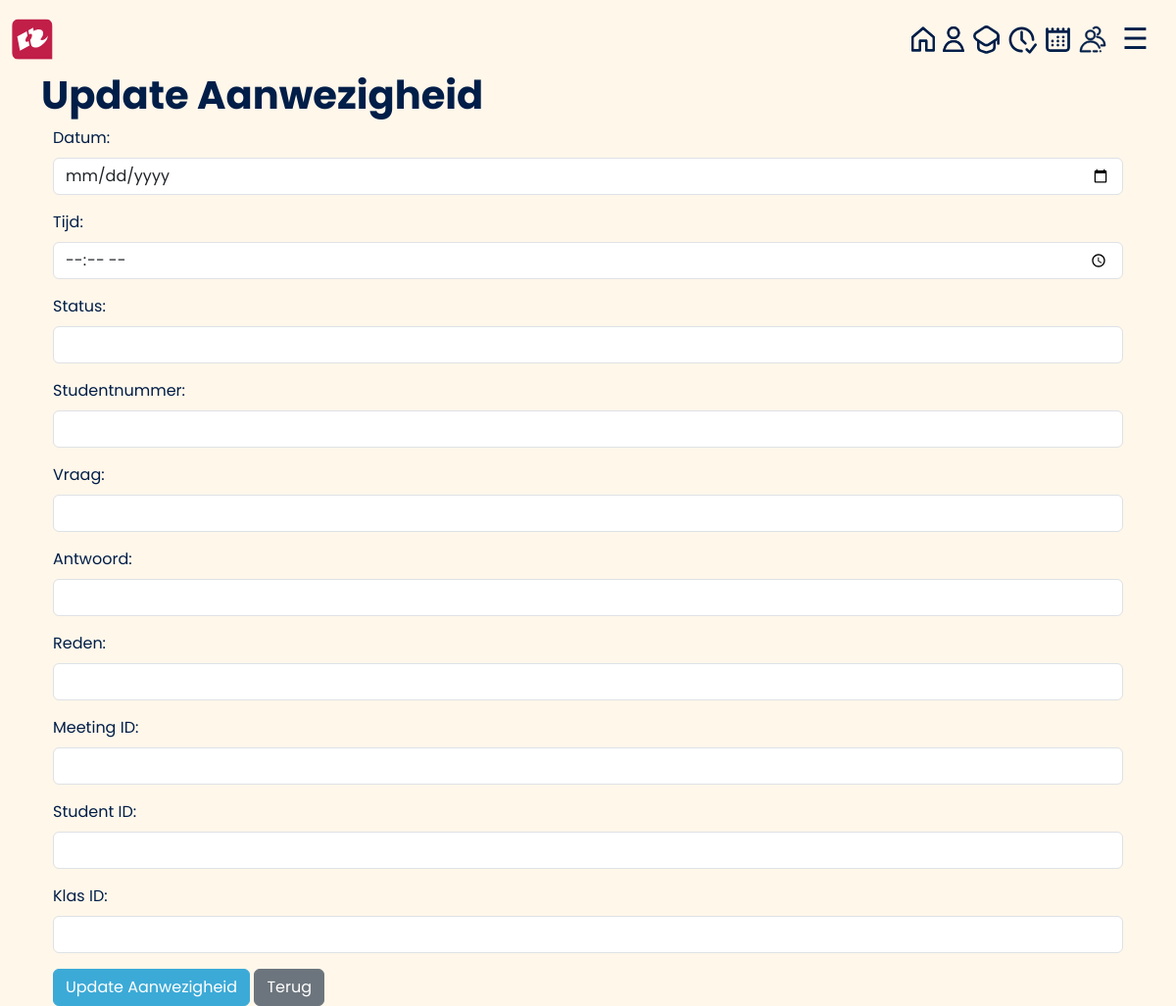
/admin/attendance/update/119 (signed in), run on an earlier commit of the app's database.
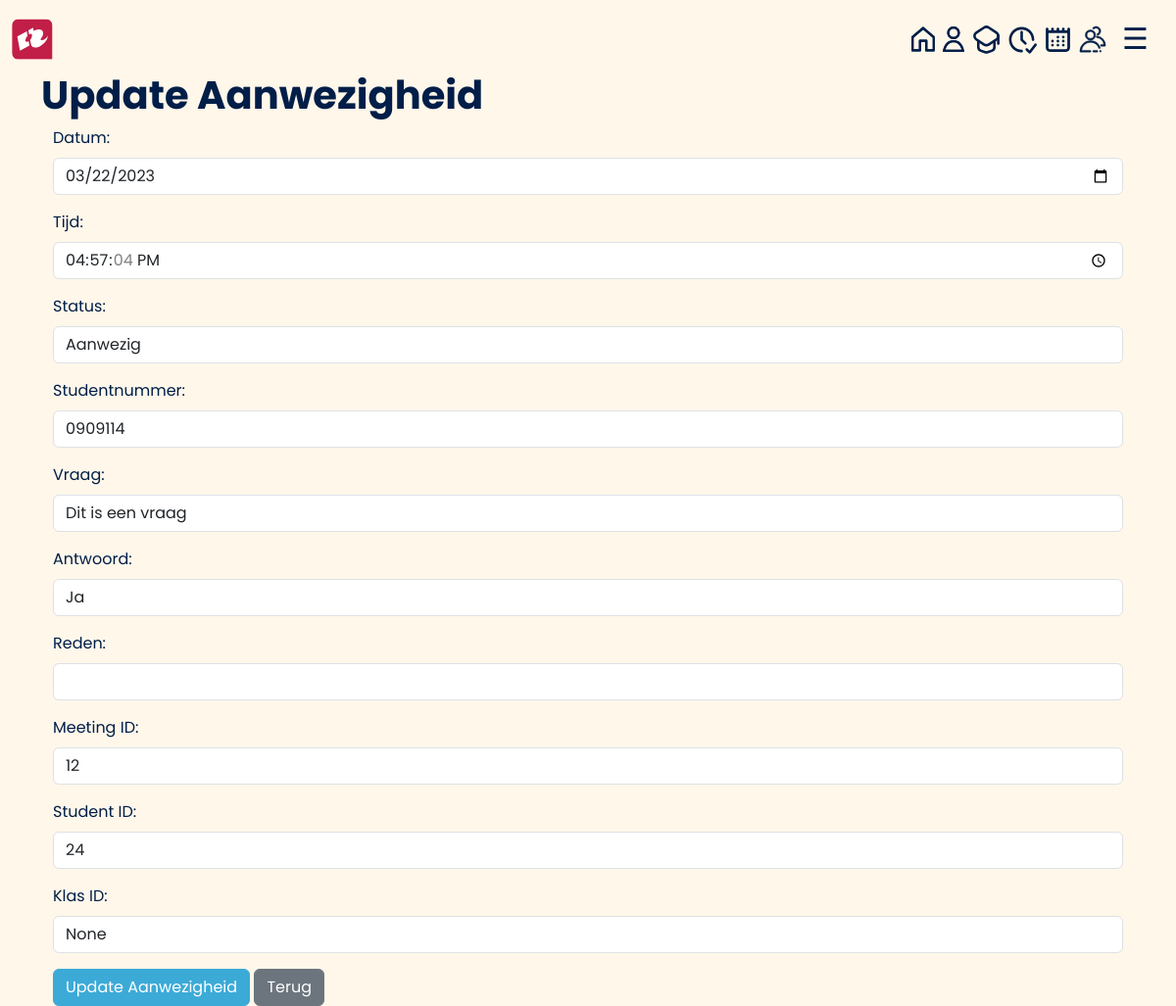
And on a later commit of the database.
### tables this page shows
CREATE TABLE Attendance
                  (attendance_id INTEGER PRIMARY KEY,
                   enrollment_id INTEGER,
                   attendance_date TEXT,
                   attendance_time TEXT,
                   status TEXT, Studentnumber TEXT, Question TEXT, Answer TEXT, Reason TEXT, Student_id INTEGER, Meeting_id INTEGER REFERENCES Meeting(Meeting_id), class_id INTEGER REFERENCES Students(class_id),
                   FOREIGN KEY(enrollment_id) REFERENCES Enrollments(enrollment_id));

### lib/admin_routes.py (the view)
@admin.route('/admin/attendance/update/<int:attendance_id>', methods=['GET', 'POST'])
def update_attendance_per_id(attendance_id=None):
    if 'admin_logged_in' in session:
        if request.method == 'POST':
            attendance_date = request.form['attendance_date']
            attendance_time = request.form['attendance_time']
            status = request.form['status']
            student_number = request.form['student_number']
            question = request.form['question']
            answer = request.form['answer']
            reason = request.form['reason']
            student_id = request.form['student_id']
            meeting_id = request.form['meeting_id']
            class_id = request.form['class_id']
            c.execute("UPDATE Attendance SET attendance_date = ?, attendance_time = ?, status = ?, Studentnumber = ?, Question = ?, Answer = ?, Reason = ?, student_id = ?, meeting_id = ?, class_id = ? WHERE attendance_id = ?",
                    (attendance_date, attendance_time, status, student_number, question, answer, reason, student_id, meeting_id, class_id, attendance_id))
            conn.commit()
            return admin_attendance()
        else:
            c.execute("SELECT * FROM Attendance WHERE attendance_id = ?", (attendance_id,))
            attendances = c.fetchone()
            return render_template('admin/admin_update_attendance.html', attendances=attendances)
    else:
        return redirect(url_for('index'))

### templates/admin/admin_update_attendance.html (shortened to what this page needs)
{% extends "base5.html" %}
{% block content %}
<head>
</head>
<body>
    <div style="padding-top: 25px;">
        <h1 class="fw-bold">Update Aanwezigheid</h1>
        <div class="container">
            <form action="/admin/attendance/update/{{ attendances[0] }}" method="post">
                <div class="mb-3">
                    <label for="attendance_date" class="form-label">Datum:</label>
                    <input type="date" class="form-control" id="attendance_date" name="attendance_date" value="{{ attendances[2] }}" required>
                </div>
                <div class="mb-3">
                    <label for="attendance_time" class="form-label">Tijd:</label>
                    <input type="time" class="form-control" id="attendance_time" name="attendance_time" value="{{ attendances[3] }}" required>
                </div>
                <div class="mb-3">
                    <label for="status" class="form-label">Status:</label>
                    <input type="text" class="form-control" id="status" name="status" value="{{ attendances[4] }}" required>
                </div>
                <div class="mb-3">
                    <label for="student_number" class="form-label">Studentnummer:</label>
                    <input type="text" class="form-control" id="student_number" name="student_number" value="{{ attendances[5] }}" required>
                </div>
                <div class="mb-3">
                    <label for="question" class="form-label">Vraag:</label>
                    <input type="text" class="form-control" id="question" name="question" value="{{ attendances[6] }}" required>
                </div>
                <div class="mb-3">
                    <label for="answer" class="form-label">Antwoord:</label>
                    <input type="text" class="form-control" id="answer" name="answer" value="{{ attendances[7] }}" required>
                </div>
                <div class="mb-3">
                    <label for="reason" class="form-label">Reden:</label>
                    <input type="text" class="form-control" id="reason" name="reason" value="{{ attendances[8] }}" required>
                </div>
                <div class="mb-3">
                    <label for="meeting_id" class="form-label">Meeting ID:</label>
                    <input type="text" class="form-control" id="meeting_id" name="meeting_id" value="{{ attendances[9] }}" required>
                </div>
                <div class="mb-3">
                    <label for="student_id" class="form-label">Student ID:</label>
                    <input type="text" class="form-control" id="student_id" name="student_id" value="{{ attendances[10] }}" required>
                </div>
                <div class="mb-3">
                    <label for="class_id" class="form-label">Klas ID:</label>
                    <input type="text" class="form-control" id="class_id" name="class_id" value="{{ attendances[11] }}" required>
                </div>
                <button type="submit" class="btn btn-primary">Update Aanwezigheid</button>
                <a class="btn btn-secondary" href="/admin/classes">Terug</a>
            </form>
        </div>
    </div>
</body>
{% endblock %}

What changed in the data, as far as the page shows it:
added Attendance: attendance_date "03/22/2023", attendance_time "16:57:04", status "Aanwezig", student_number "0909114", question "Dit is een vraag", answer "Ja", meeting_id "12", student_id "24"
Also different on the page:
form field class_id: (not shown) → "None"
